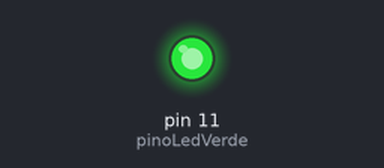
A sketch run on a simulated Arduino Uno, built with avr-gcc and run on an emulated ATmega328P. On the bench: output pins drawn as LEDs (lit = HIGH).

Above: at 0.05 s.
Timing chart, 0 to 3.0 s (numbered marks = the images above):
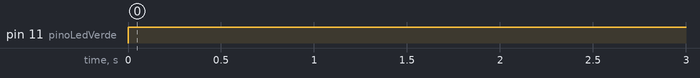

Measured:
- by itself, pin 11 (pinoLedVerde): LOW → HIGH at 0.00 s

The sketch:

sketch_nov27a.ino
```cpp
int pinoLedVerde = 11;


void setup() {
  pinMode(pinoLedVerde, OUTPUT);


}

void loop() {


    digitalWrite(pinoLedVerde, HIGH);
    delay(2000);
    digitalWrite(pinoLedVerde, LOW);


}
```
